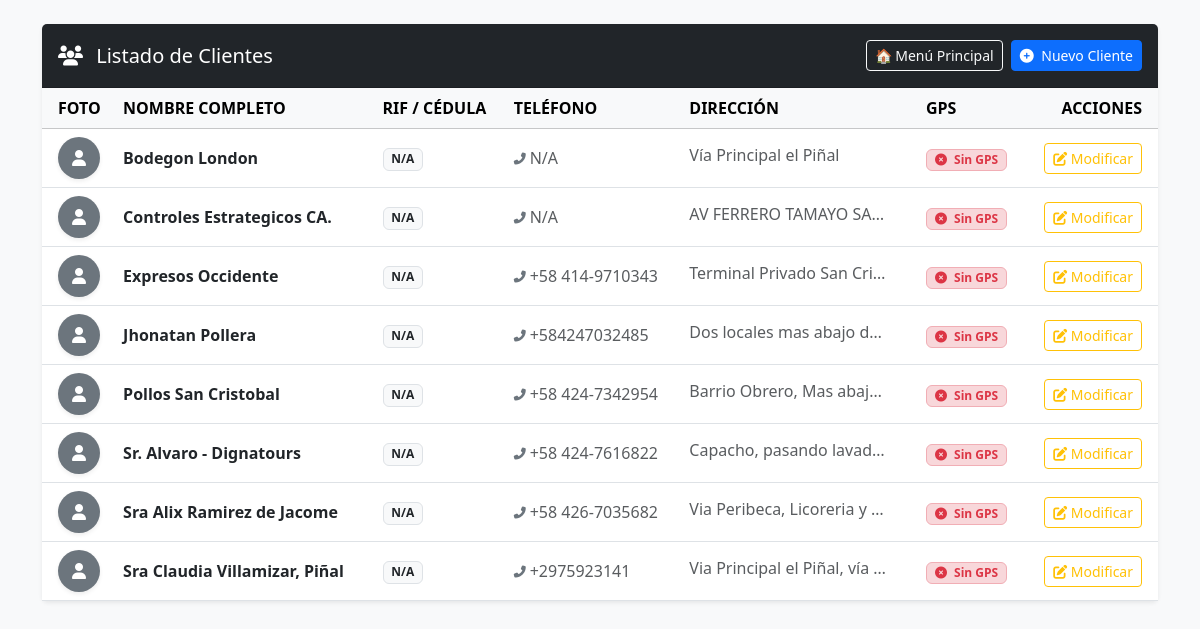
Page /clientes/ on the earlier database version.
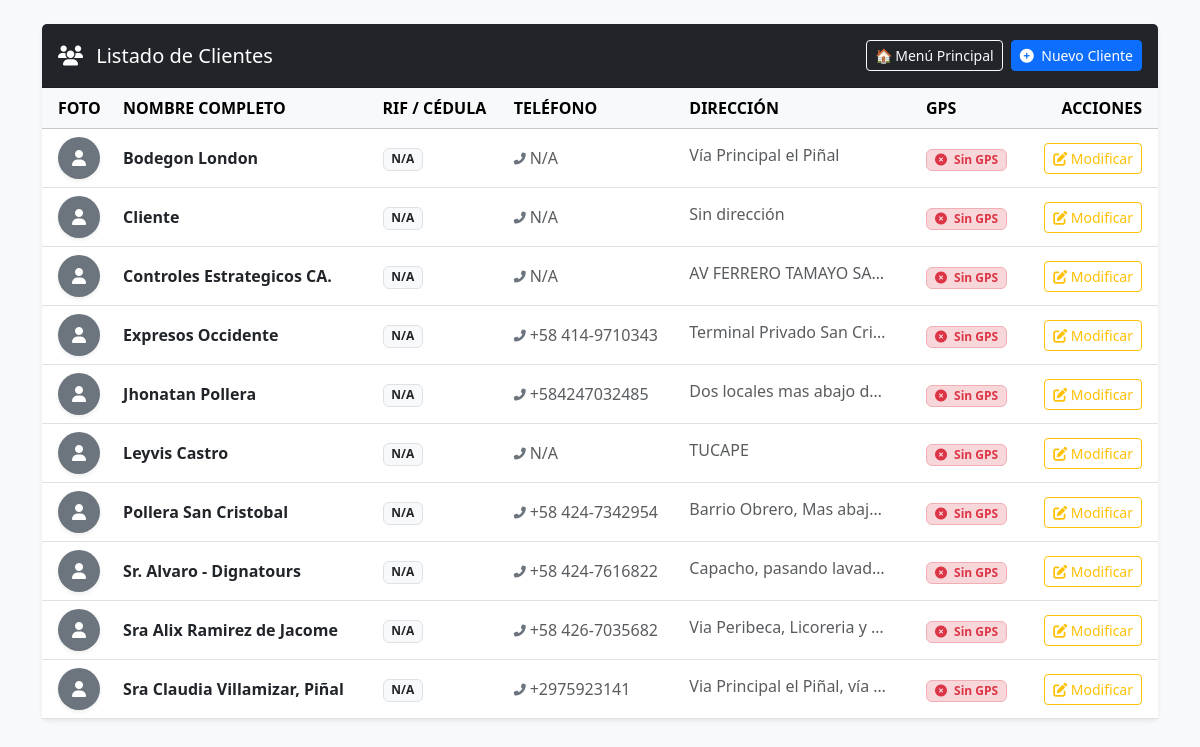
Same page on the later database version.
### gestion/models.py (models this page shows, shortened)
class Cliente(models.Model):
    nombre = models.CharField(max_length=100)
    rif_cedula = models.CharField(
        max_length=50, blank=True, null=True, verbose_name="Rif o Cédula"
    )
    telefono = models.CharField(max_length=20, blank=True, null=True)
    direccion = models.TextField(
        blank=True, null=True, verbose_name="Dirección"
    )
    nota_privada = models.TextField(
        blank=True, null=True, verbose_name="Nota Privada"
    )
    foto = models.ImageField(upload_to="clientes/", blank=True, null=True)
    latitud = models.DecimalField(
        max_digits=9, decimal_places=6, blank=True, null=True
    )
    longitud = models.DecimalField(
        max_digits=9, decimal_places=6, blank=True, null=True
    )

### gestion/views.py (the view)
# urls.py: path("clientes/", views.vista_lista_clientes, name="lista_clientes"),
def vista_lista_clientes(request):
    return render(request, 'gestion/lista_clientes.html', {'lista_clientes': Cliente.objects.all().order_by('nombre')})

### gestion/templates/gestion/lista_clientes.html (shortened to what the changed rows need)
{% extends 'gestion/base.html' %}
{% block content %}
<div class="card shadow-sm border-0">
    <div class="card-body p-0">
        <div class="table-responsive">
            <table class="table table-hover align-middle mb-0">
                <thead class="table-light text-secondary text-uppercase fs-7">
                    <tr>
                        <th class="ps-3">Foto</th>
                        <th>Nombre Completo</th>
                        <th>Rif / Cédula</th>
                        <th>Teléfono</th>
                        <th>Dirección</th>
                        <th>GPS</th>
                        <th class="text-end pe-3">Acciones</th>
                    </tr>
                </thead>
                <tbody>
                    {% for cliente in lista_clientes %}
                    <tr>
                        <td class="ps-3">
                            {% if cliente.foto %}
                                <img src="{{ cliente.foto.url }}" alt="Foto" width="42" height="42" class="rounded-circle shadow-sm object-fit-cover">
                            {% else %}
                                <div class="bg-secondary text-white rounded-circle d-flex align-items-center justify-content-center shadow-sm" style="width: 42px; height: 42px;">
                                    <i class="fas fa-user"></i>
                                </div>
                            {% endif %}
                        </td>
                        <td>
                            <span class="fw-bold text-dark">{{ cliente.nombre }}</span>
                        </td>
                        <td>
                            <span class="badge bg-light text-dark border">{{ cliente.rif_cedula|default:"N/A" }}</span>
                        </td>
                        <td>
                            <span class="text-muted"><i class="fas fa-phone-alt fa-xs me-1 text-secondary"></i>{{ cliente.telefono|default:"N/A" }}</span>
                        </td>
                        <td>
                            <span class="text-truncate d-inline-block text-muted" style="max-width: 200px;" title="{{ cliente.direccion }}">
                                {{ cliente.direccion|default:"Sin dirección" }}
                            </span>
                        </td>
                        <td>
                            {% if cliente.latitud and cliente.longitud %}
                                <span class="badge bg-success-subtle text-success border border-success-subtle px-2 py-1">
                                    <i class="fas fa-map-marker-alt me-1"></i> Ubicado
                                </span>
                            {% else %}
                                <span class="badge bg-danger-subtle text-danger border border-danger-subtle px-2 py-1">
                                    <i class="fas fa-times-circle me-1"></i> Sin GPS
                                </span>
                            {% endif %}
                        </td>
                        <td class="text-end pe-3">
                            <a href="{% url 'modificar_cliente' cliente.id %}" class="btn btn-outline-warning btn-sm" title="Modificar / Ver Mapa">
                                <i class="fas fa-edit"></i> Modificar
                            </a>
                        </td>
                    </tr>
                    {% empty %}
                    <tr>
                        <td colspan="7" class="text-center py-4 text-muted">
                            <i class="fas fa-folder-open fa-2x mb-2 d-block"></i> No hay clientes registrados actualmente.
                        </td>
                    </tr>
                    {% endfor %}
                </tbody>
            </table>
        </div>
    </div>
</div>
{% endblock %}

Differences in the rows shown:
added Cliente: nombre "Cliente", rif_cedula "N/A", telefono "N/A", direccion "Sin dirección", shows "Sin GPS"
added Cliente: nombre "Leyvis Castro", rif_cedula "N/A", telefono "N/A", direccion "TUCAPE", shows "Sin GPS"
changed Cliente "Barrio Obrero, Mas abaj…": nombre "Pollos San Cristobal" → "Pollera San Cristobal"
